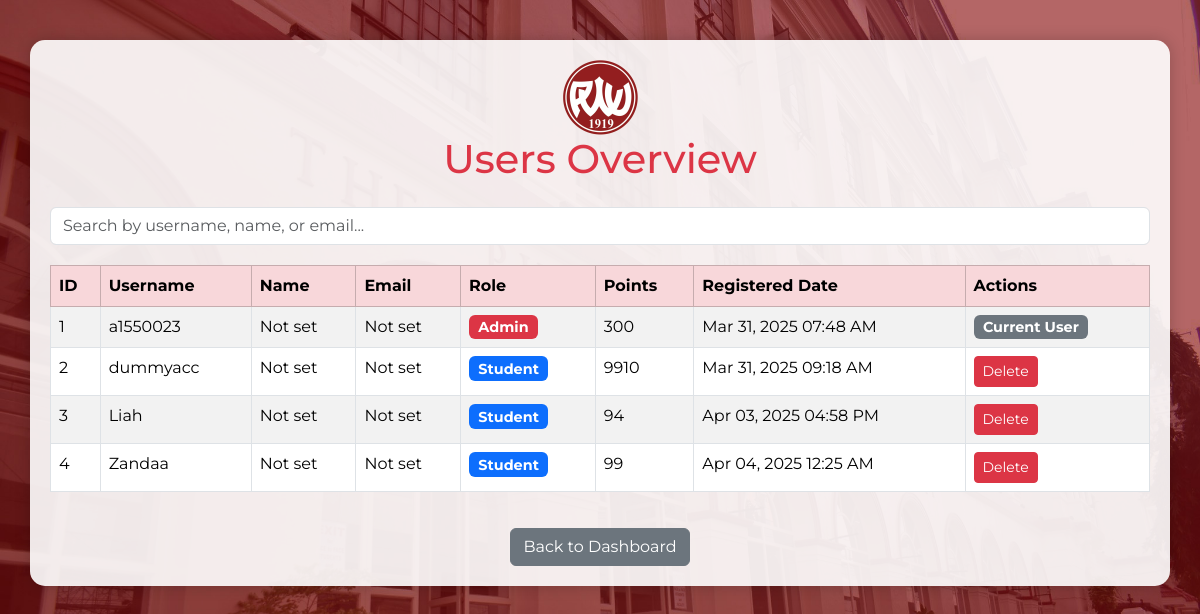
Screenshot of /view_users.php (signed in) with the database file from the repository.
### tables this page shows
CREATE TABLE `users` (
  `id` int(6) UNSIGNED NOT NULL,
  `username` varchar(30) NOT NULL,
  `password` varchar(255) NOT NULL,
  `role` enum('student','faculty','admin') NOT NULL,
  `points` int(6) UNSIGNED DEFAULT 0,
  `reg_date` timestamp NOT NULL DEFAULT current_timestamp() ON UPDATE current_timestamp(),
  `name` varchar(255) NOT NULL,
  `email` varchar(255) NOT NULL
);

### view_users.php (the view, shortened to what this page needs)
<?php
include('config.php');
$sql = "SELECT id, username, role, points, reg_date, name, email FROM users ORDER BY id ASC";
$result = mysqli_query($link, $sql);
function formatDateTime($timestamp) {
    return date('M d, Y h:i A', strtotime($timestamp));
}
?>
<!DOCTYPE html>
<html lang="en">
<head>
    <link href="https://cdn.jsdelivr.net/npm/bootstrap@5.3.3/dist/css/bootstrap.min.css" rel="stylesheet"
>
    <link rel="stylesheet" href="https://cdnjs.cloudflare.com/ajax/libs/animate.css/4.1.1/animate.min.css">
</head>
<body>
    <div class="container">
        <div class="text-center mb-4">
            <img class="animate__animated animate__fadeInDown" src="img/pwu_logo.png" width="75px" alt="PWU Logo">
            <h1 class="animate__animated animate__fadeIn">Users Overview</h1>
        </div>
        <div class="search-container">
            <input type="text" id="searchInput" class="form-control" placeholder="Search by username, name, or email...">
        </div>
        <?php if (mysqli_num_rows($result) > 0): ?>
            <div class="table-responsive">
                <table class="table table-striped table-bordered" id="usersTable">
                    <thead class="table-danger">
                        <tr>
                            <th>ID</th>
                            <th>Username</th>
                            <th>Name</th>
                            <th>Email</th>
                            <th>Role</th>
                            <th>Points</th>
                            <th>Registered Date</th>
                            <th>Actions</th>
                        </tr>
                    </thead>
                    <tbody>
                        <?php while($row = mysqli_fetch_assoc($result)):
                            $isAdmin = $row['role'] == 'admin';
                            $rowClass = $isAdmin ? 'admin-row' : '';
                            $isSelf = $row['id'] == $_SESSION['id'];
                        ?>
                            <tr class="<?php echo $rowClass; ?>">
                                <td><?php echo $row['id']; ?></td>
                                <td><?php echo htmlspecialchars($row['username']); ?></td>
                                <td><?php echo htmlspecialchars($row['name'] ? $row['name'] : 'Not set'); ?></td>
                                <td><?php echo htmlspecialchars($row['email'] ? $row['email'] : 'Not set'); ?></td>
                                <td>
                                    <?php if($row['role'] == 'admin'): ?>
                                        <span class="badge bg-danger">Admin</span>
                                    <?php elseif($row['role'] == 'faculty'): ?>
                                        <span class="badge bg-info">Faculty</span>
                                    <?php else: ?>
                                        <span class="badge bg-primary">Student</span>
                                    <?php endif; ?>
                                </td>
                                <td><?php echo $row['points']; ?></td>
                                <td><?php echo formatDateTime($row['reg_date']); ?></td>
                                <td class="action-buttons">
                                    <?php if(!$isSelf): ?>
                                    <a href="view_users.php?delete=<?php echo $row['id']; ?>"
                                       class="btn btn-sm btn-danger"
                                       onclick="return confirm('Are you sure you want to delete this user? This action cannot be undone.')">
                                        Delete
                                    </a>
                                    <?php else: ?>
                                    <span class="badge bg-secondary">Current User</span>
                                    <?php endif; ?>
                                </td>
                            </tr>
                        <?php endwhile; ?>
                    </tbody>
                </table>
            </div>
        <?php else: ?>
            <div class="alert alert-info">No users found in the database.</div>
        <?php endif; ?>
        <div class="text-center back-btn">
            <a href="student_dashboard.php" class="btn btn-secondary">Back to Dashboard</a>
        </div>
    </div>
</body>
</html>

### view_users.php (style rules this page uses)
body { background-image: url(img/pwu_bg.jpg); background-size: cover; background-position: center; min-height: 100vh; padding: 20px 0; font-family: Montserrat, sans-serif; }
.container { background-color: rgba(255, 255, 255, 0.9); border-radius: 15px; padding: 20px; margin-top: 20px; box-shadow: 0 0 15px rgba(0, 0, 0, 0.2); }
h1, h2 { color: #dc3545; text-align: center; margin-bottom: 20px; }
.table { background-color: white; }
.back-btn { margin-top: 20px; }
.admin-row { background-color: #ffeeee; }
.badge { font-size: 0.9em; }
.action-buttons a { margin-right: 5px; }
.search-container { margin-bottom: 20px; }

### rows the page displays
users: id "1", username "a1550023", name "Not set", email "Not set", role "Admin", points "300", reg_date "Mar 31, 2025 07:48 AM", shows "Current User"
users: id "2", username "dummyacc", name "Not set", email "Not set", role "Student", points "9910", reg_date "Mar 31, 2025 09:18 AM"
users: id "3", username "Liah", name "Not set", email "Not set", role "Student", points "94", reg_date "Apr 03, 2025 04:58 PM"
users: id "4", username "Zandaa", name "Not set", email "Not set", role "Student", points "99", reg_date "Apr 04, 2025 12:25 AM"
